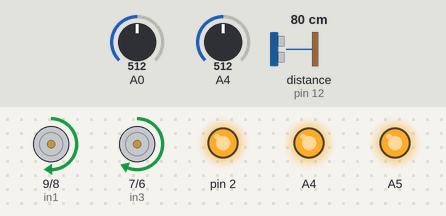
This sketch was run on a simulated Arduino Uno, built with avr-gcc and run on an emulated ATmega328P. On the bench: motor-driver pin pairs drawn as motors (green arrow = first pin HIGH = forward, orange = second pin HIGH = backward, longer = more drive, scaled by the enable pin), output pins drawn as LEDs (lit = HIGH). Wiring (inferred from the names in the program): ultrasonic range finder: trigger pin 13; echo pin 12. Inputs (shaded band) come from the test bench; at power-on: distance to the obstacle (sensor on pin 12) 80 cm, A0 = 512, A4 = 512. The echo pulse lasts 58.3 µs per cm; pins used as bus, display or sensor lines are not drawn; what the sketch prints to the serial monitor is not drawn.

Above: at 1.2 s.
1.3 s: distance to the obstacle (sensor on pin 12) set to 2 cm
At 2.0 s:
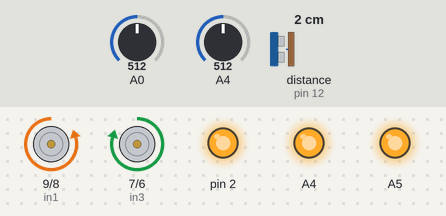
3.0 s: A0 set to 786
4.5 s: A0 set to 809
At 5.7 s:
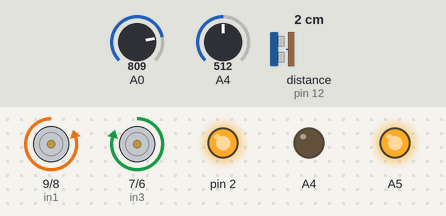
6.0 s: distance to the obstacle (sensor on pin 12) set to 58 cm
7.5 s: distance to the obstacle (sensor on pin 12) set to 66 cm
At 8.3 s:
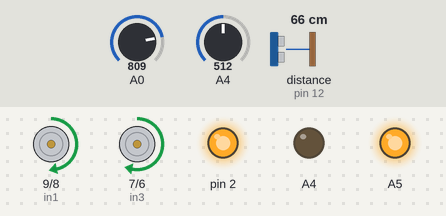
9.0 s: A0 set to 790
At 10.5 s:
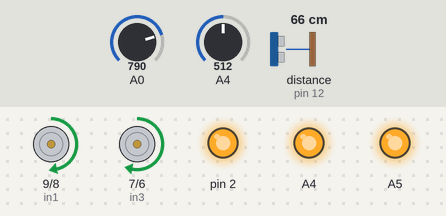
Timing chart, 0 to 11.6 s (numbered marks = the images above; inputs shaded):
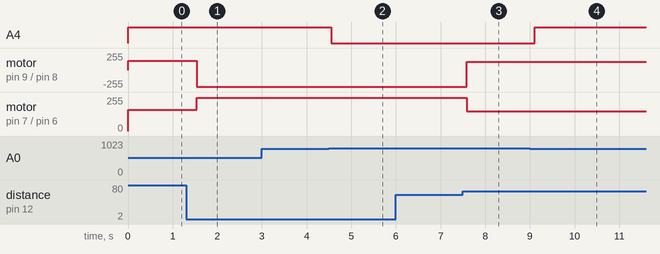

The sketch:

sketch_apr17a.ino
```cpp
//Aditya Bawankule and Anirudh Nandella
//References:
//http://www.instructables.com/id/Simple-Arduino-and-HC-SR04-Example/
//https://tronixlabs.com.au/news/tutorial-l298n-dual-motor-controller-module-2a-and-arduino
//https://www.arduino.cc/reference/en/language/functions/math/map/

// connect motor controller pins to Arduino digital pins
// motor one
int enA = 10;
int in1 = 9;
int in2 = 8;
// motor two
int enB = 5;
int in3 = 7;
int in4 = 6;

//Ultrasonic Sensor pins
#define trigPin 13
#define echoPin 12

void setup()
{
  Serial.begin (9600);
  //Setup Ultrasonic Sensor
  pinMode(trigPin, OUTPUT);
  pinMode(echoPin, INPUT);
  // set all the motor control pins to outputs
  pinMode(enA, OUTPUT);
  pinMode(enB, OUTPUT);
  pinMode(in1, OUTPUT);
  pinMode(in2, OUTPUT);
  pinMode(in3, OUTPUT);
  pinMode(in4, OUTPUT);
  pinMode(2, OUTPUT);
  pinMode(A5, OUTPUT);
  pinMode(A4, OUTPUT);
  digitalWrite(A5, HIGH);
  digitalWrite(2, HIGH);//Ultrasonic sensor uses this pin for power
}

void loop()
{
  Serial.print(analogRead(A4));
  //Read the Ultrasonic Sensor
  long duration, distance;
  digitalWrite(trigPin, LOW);
  delayMicroseconds(2);
  digitalWrite(trigPin, HIGH);
  delayMicroseconds(10);
  digitalWrite(trigPin, LOW);
  duration = pulseIn(echoPin, HIGH);
  distance = (duration/2) / 29.1;

  /*if (distance >= 200 || distance <= 0){
    Serial.println("Out of range");
    // now turn off motors
  digitalWrite(in1, LOW);
  digitalWrite(in2, LOW);
  digitalWrite(in3, LOW);
  digitalWrite(in4, LOW);
  }*/
  if(distance <= 60)//If wall is too close, turn
  {
    //Serial.print(distance);
    //Serial.println(" cm");
    // turn on motors
  digitalWrite(in2, HIGH);
  digitalWrite(in1, LOW);
  digitalWrite(in4, LOW);
  digitalWrite(in3, HIGH);
  long driveVal = 250;
  analogWrite(enA, driveVal);
  analogWrite(enB, driveVal);
  }
  else {
    //Serial.print(distance);
    //Serial.println(" cm");
    // turn on motors
  digitalWrite(in2, LOW);
  digitalWrite(in1, HIGH);
  digitalWrite(in4, LOW);
  digitalWrite(in3, HIGH);
  //long driveVal = map(distance,0,200,1,255);
  long driveVal;
  if (distance > 200)
    driveVal = 255;
   else
    driveVal = map(distance,0,200,100,255);//Need to change 0-200 values to 1-255 (or higher)
  analogWrite(enA, driveVal-25);
    analogWrite(enB, driveVal);

  }
  int sensorValue = analogRead(A0);
  if (sensorValue > 800)
  {
    digitalWrite(A4,LOW);
  }
  else
  {
    digitalWrite(A4,HIGH);
  }
  delay(250);
}
```

Measured:
- the behaviour switches between 800 and 801 on A0 (found by bisection; images 1 and 2)
- the behaviour switches between 61 and 62 cm on distance to the obstacle (sensor on pin 12) (found by bisection; images 2 and 3)
- after the input at 1.3 s, motor on pin 9 (in1) / pin 8 (in2): forward 136/255 → backward 250/255 after 0.24 s; motor on pin 7 (in3) / pin 6 (in4): forward 161/255 → forward 250/255 after 0.24 s
- after the input at 3.0 s, every drawn part: stays the same
- after the input at 4.5 s, A4: HIGH → LOW after 0.05 s
- after the input at 6.0 s, every drawn part: stays the same
- after the input at 7.5 s, motor on pin 9 (in1) / pin 8 (in2): backward 250/255 → forward 125/255 after 0.08 s; motor on pin 7 (in3) / pin 6 (in4): forward 250/255 → forward 150/255 after 0.08 s
- after the input at 9.0 s, A4: LOW → HIGH after 0.11 s
